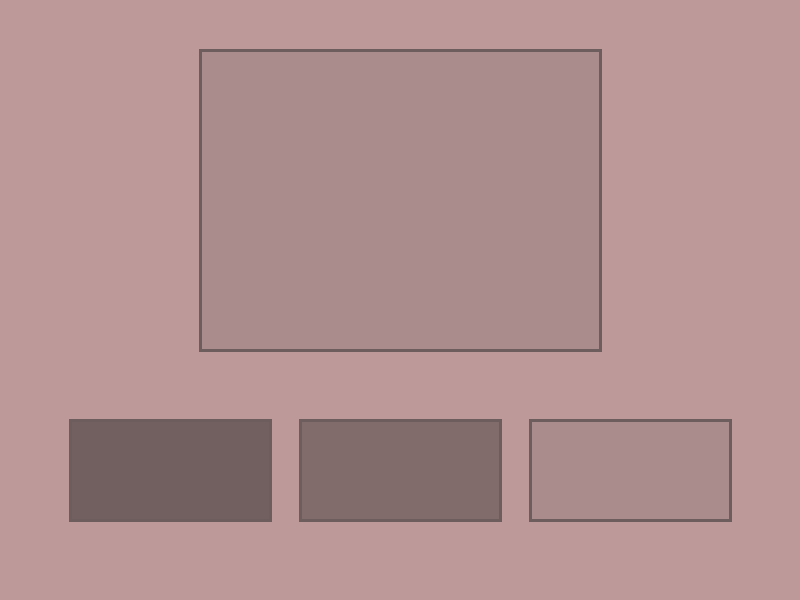
Frame 1 (no input)
Frame 60 (the mouse pressed at the canvas centre just before this capture): identical to frame 1, image omitted
Frame 120 (the mouse held since frame 60 and released just before this capture): identical to frame 1, image omitted

The Processing sketch that drew this single still picture (run headless with seeded random() and noise(); from frame 60 on, the mouse is pressed at the canvas centre):

// Processing sketch: Paint_APP_rect
// ── Paint_APP_rect.pde
// colourlover
// paint APP 
// mar 12
//pallette of colors 
color darkgrey = #6E5D5D;
color darkbrown =  #726060;
color brown = #826B6B;
color lightbrown = #AB8C8C;
color skincolor = #BD9999;
color white = #FFFFFF;
// variables for color selection 
color SelectedColor;  

void setup() {
  size (800,600);
  strokeWeight(3);
  stroke(darkgrey);
  SelectedColor = lightbrown; 

  
} // setup end ========


void draw() {
  background (skincolor);
  
  //buttons 
  //darkbrown
  tactile(70,420,200,100);
  fill(darkbrown);
  rect (70,420,200,100); 
  
  //brown
  tactile (300,420,200,100);
  fill (brown);
  rect(300,420,200,100);
  
  //lightbrown
  tactile (530,420,200,100);
  fill(lightbrown);
  rect(530,420,200,100);
  
  //indicator 
  stroke(darkgrey);
  fill(SelectedColor);
  rect(200,50,400,300);  
    
} // end of draw =====================

 void tactile (int x, int y, int w, int h){
 if (mouseX > x && mouseX < x+w && mouseY > y && mouseY < y+h) {
  stroke(white); 
  } else{
  stroke(darkgrey);
  }
} // end tactile ========


void mouseReleased() {
  // darkbrown button 
  if (mouseX>70 && mouseX<270 && mouseY>420 && mouseY<520) {
    SelectedColor = darkbrown ; 
  } 
  //browm button
  if (mouseX > 300 && mouseX < 500 && mouseY > 420 && mouseY < 520){
    SelectedColor=brown;
  }
   //lightbrown button
  if(mouseX > 200 && mouseX < 600 && mouseY > 50 && mouseY < 350){
    SelectedColor=lightbrown;
  }
} // end mouseReleased ==========
